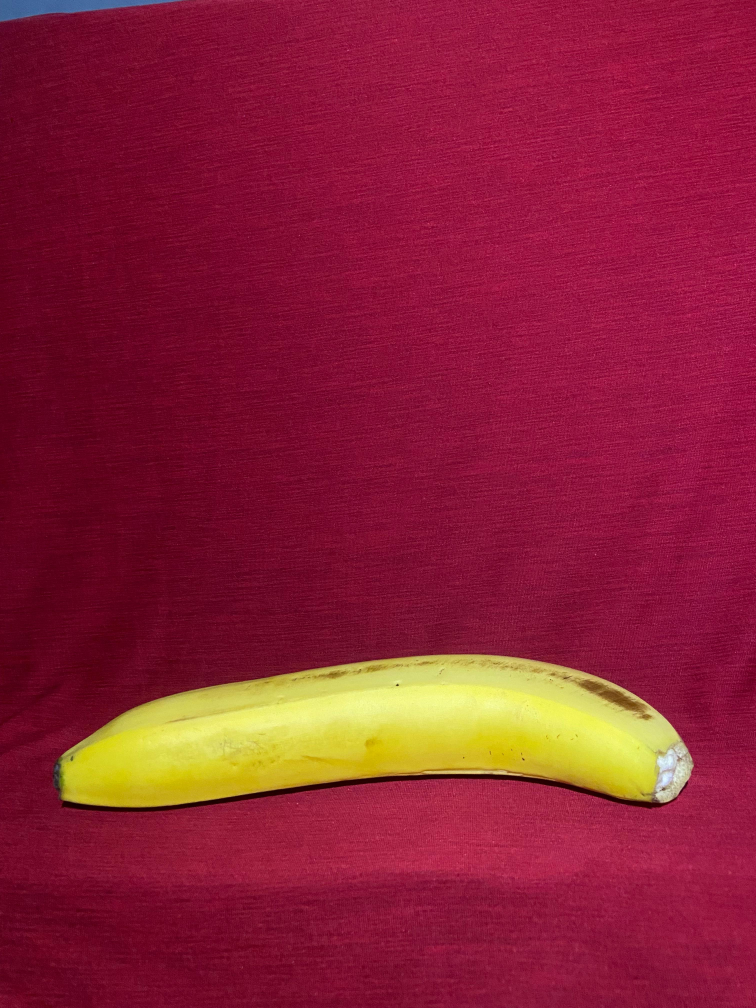
#> input picture codes/images/banana_iluminada.jpeg, 3024 x 4032 px (shown at 1/4 size)
$ python medir_contorno.py
#> lines starting #> are read from the running program, lines starting #| are printed output that depends on the picture; after the words box and inside, x2 and y2 are one past the last pixel; in counts of white or black regions, pixels touching at a corner belong together; long printed decimals are rounded
### codes/my_functions.py
import numpy as np
import cv2

def readImage(path,type):
#> called with path = 'images/banana_iluminada.jpeg', type = 0
    return cv2.imread(path,type)
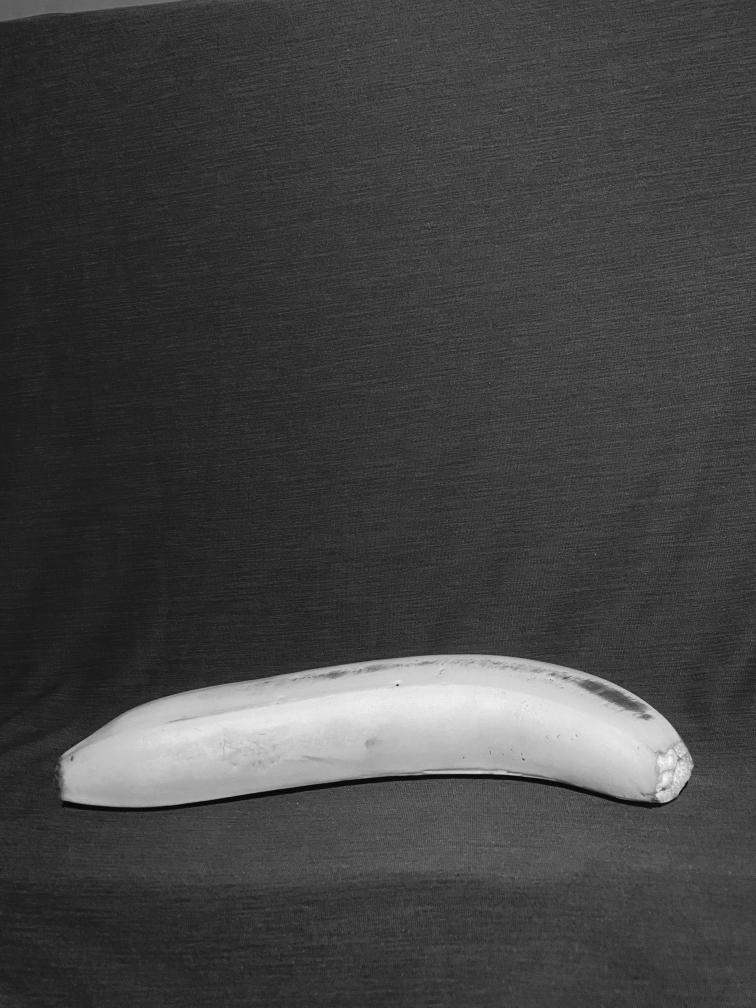
#> returned value: shape (4032, 3024) (shown at 1/4 size); min 0, max 254, mean 66.7

def showImage(name,image, size=(700,900)):
    cv2.imshow(name,cv2.resize(image, size))

def closeImage(t):
    cv2.waitKey(t) # espera hasta que se presione una tecla
    cv2.destroyAllWindows # cierra todas las ventanas abiertas

def binaryImageGray(imageGray, threshold=128,Type=cv2.THRESH_BINARY):
    # Obtener dimensiones correctas de imageGray
#> called with threshold = 165, Type = 0
    h, w = imageGray.shape
#> h = 4032; w = 3024
    return cv2.threshold(imageGray, threshold, 255, Type)[1] #INVESTIGAR QUÉ HACE Y CÓMO FUNCIONA ESTA FUNCIÓN
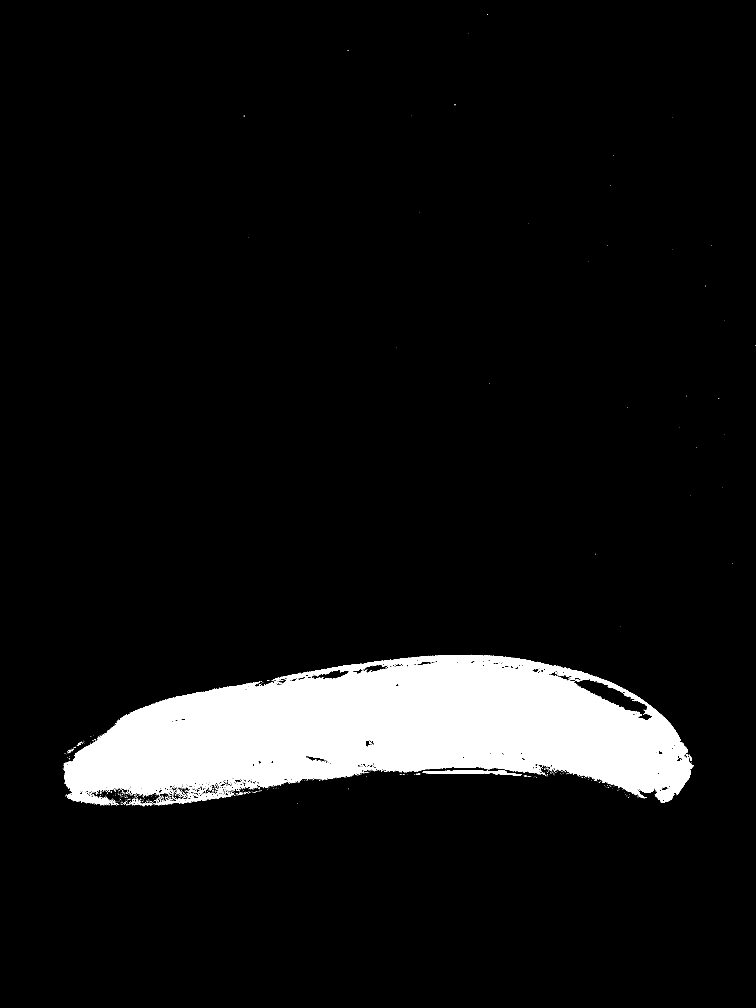
#> returned value: shape (4032, 3024) (shown at 1/4 size); 7.7% white; 962 white regions (885 under 20 px)

# [10 lines left out: functions binaryImageColor, binaryImageColorBGR, not called in this run]
    #Al momento de identificar algo siempre debe ser blanco el objetivo, por lo cual si no aparece así uso

# bgr del profe------------------------------------------------
def binaryImageColorBgr2(img,val_min,val_max):
    return cv2.inRange(img,val_min,val_max)

def binaryImageColorHsv (img,val_min,val_max):
    img_hsv= cv2.cvtColor(img,cv2.COLOR_BGR2HSV) #Leo la imagen a color y la paso a HSV
    return cv2.inRange(img_hsv,val_min,val_max)

# conversor de imagenes BGR a HSV
def convertBgrToHsv(img):
    return cv2.cvtColor(img,cv2.COLOR_BGR2HSV)

#conversor de imagenes GRAY a BGR
def convertGrayToColor(img):
    return cv2.cvtColor(img,cv2.COLOR_GRAY2BGR)

# [17 lines left out: functions createTrackbar, getTrackbarValues, not called in this run]

### codes/medir_contorno.py
import cv2
import numpy as np
import my_functions

path = "images/banana_iluminada.jpeg"

if __name__ == "__main__":

    imageGray  = my_functions.readImage(path, 0)

    imageBinary = my_functions.binaryImageGray(
        imageGray, 165, cv2.THRESH_BINARY
    )

    # Encontrar contornos
    contours, _ = cv2.findContours(imageBinary, cv2.RETR_EXTERNAL, cv2.CHAIN_APPROX_SIMPLE)
#> contours = 914 contours, 881 with area under 20; largest, box (x1, y1, x2, y2) and area: (255, 2619, 2774, 3221) 952984, (1689, 3080, 2088, 3102) 3643, (646, 3170, 904, 3219) 2444, (527, 3197, 565, 3222) 149, (1089, 2709, 1123, 2725) 148

    # Tomar el contorno más grande (objeto principal)
    c = max(contours, key=cv2.contourArea)
#> c = contour of 7240 points, box (x1, y1, x2, y2) (255, 2619, 2774, 3221), area 952984

    # Ajustar una elipse al contorno
    ellipse = cv2.fitEllipse(c)
#> ellipse = ((1580.8, 2926.8), (518.1, 3083.8), 88.26)

    # ellipse = ((x,y), (major_axis, minor_axis), angle)
    (x, y), (MA, ma), angle = ellipse
#> x = 1580.8; y = 2926.8; MA = 518.1; ma = 3083.8; angle = 88.26

    print("Centro:", (x, y))
#| Centro: (1580.839, 2926.840)
    print("Eje mayor:", MA)
#| Eje mayor: 518.134
    print("Eje menor:", ma)
#| Eje menor: 3083.820
    print("Ángulo de rotación:", angle)
#| Ángulo de rotación: 88.258

    # Dibujar la elipse sobre la imagen original
    imageColor = my_functions.readImage(path, 1)
#> in readImage, returned value is the input picture: shape (4032, 3024, 3); mean B, G, R 54.1, 32.4, 139.4
    cv2.ellipse(imageColor, ellipse, (0,255,0), 2)

    cv2.imshow("Elipse ajustada", imageColor)
    cv2.waitKey(0)
    cv2.destroyAllWindows()
